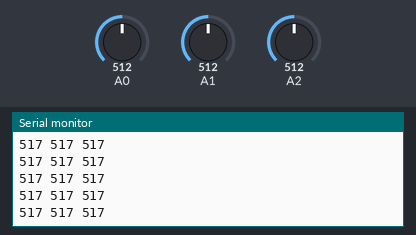
Recording of a sketch running on a simulated Arduino Uno, built with avr-gcc and run on an emulated ATmega328P. On the bench: the last lines printed to the serial monitor. Inputs (shaded band) come from the test bench; at power-on: A0 = 512, A1 = 512, A2 = 512.

Above: at 1.2 s.
1.3 s: A0 set to 716
At 1.49 s:
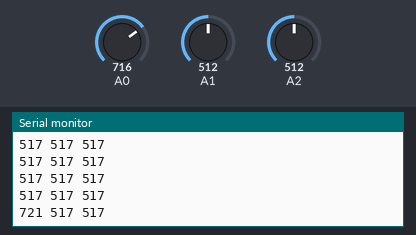
2.8 s: A1 set to 716
At 2.82 s:
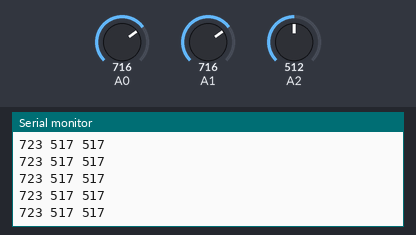
4.3 s: A2 set to 716
At 4.41 s:
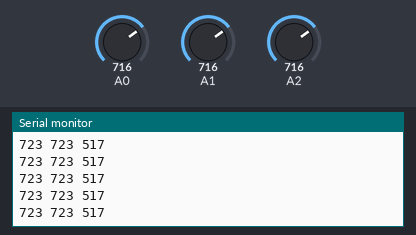
5.8 s: A0 set to 900
At 5.88 s:
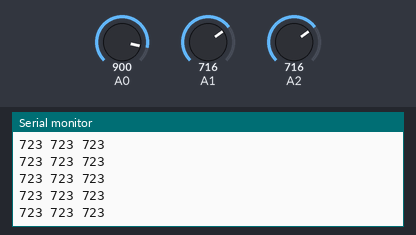
7.3 s: A1 set to 900
At 7.34 s:
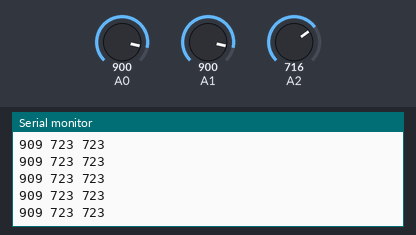
8.8 s: A2 set to 900
At 8.81 s:
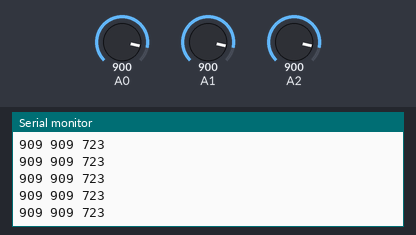
Timing chart, 0 to 11.3 s (numbered marks = the images above; inputs shaded):
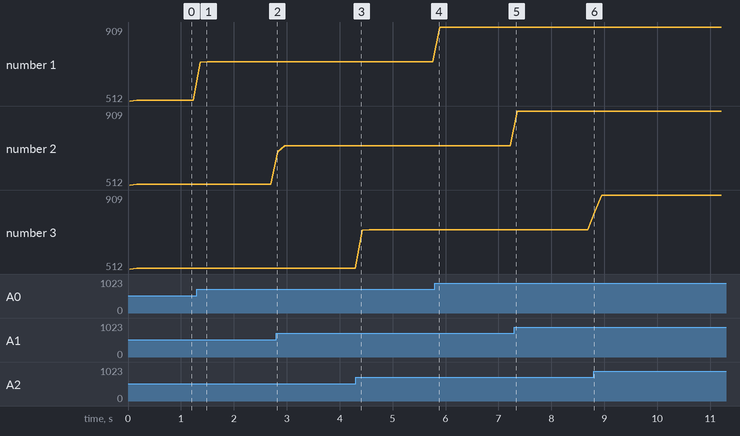

Measured:
- after the input at 1.3 s, the serial monitor: prints a new line after 0.06 s (image 1)
- plotted number 1: 517 → 723 after the input at 1.3 s, 723 → 909 after the input at 5.8 s

The sketch:

average_printxyz.ino
```cpp
long x=0;
long y=0;
long z=0;

void setup()
{
  pinMode(A0,INPUT);
  pinMode(A1,INPUT);
  pinMode(A2,INPUT);
  analogReference(EXTERNAL);
  Serial.begin(115200);
}

void loop()
{

  for(int i=0;i<100;i++)
  {
     x=analogRead(A0)+x;
     y=analogRead(A1)+y;
     z=analogRead(A2)+z;
  }

  x=x/100;
  y=y/100;
  z=z/100;

  Serial.print(x);
  Serial.print(" ");
  Serial.print(y);
  Serial.print(" ");
  Serial.print(z);
  Serial.print(" ");
  Serial.println();
  Serial.println();
  delay(100);
}
```
